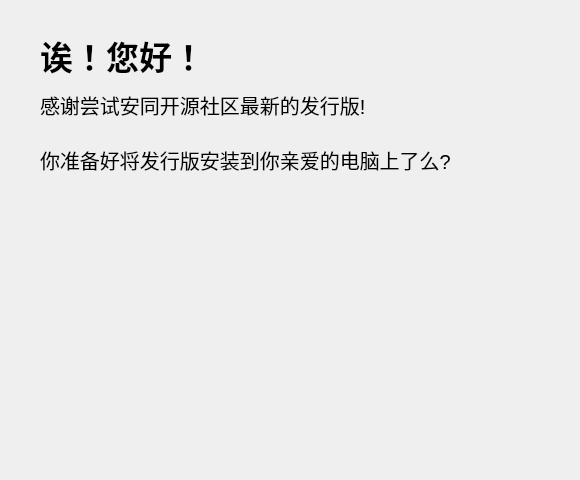
<?xml version="1.0" encoding="UTF-8"?>
<ui version="4.0">
 <class>GetStartTab</class>
 <widget class="QWidget" name="GetStartTab">
  <property name="geometry">
   <rect>
    <x>0</x>
    <y>0</y>
    <width>580</width>
    <height>480</height>
   </rect>
  </property>
  <property name="windowTitle">
   <string>Form</string>
  </property>
  <widget class="QLabel" name="label">
   <property name="geometry">
    <rect>
     <x>40</x>
     <y>30</y>
     <width>160</width>
     <height>50</height>
    </rect>
   </property>
   <property name="font">
    <font>
     <pointsize>25</pointsize>
     <weight>75</weight>
     <bold>true</bold>
    </font>
   </property>
   <property name="text">
    <string>诶！您好！</string>
   </property>
  </widget>
  <widget class="QLabel" name="label_2">
   <property name="geometry">
    <rect>
     <x>40</x>
     <y>90</y>
     <width>330</width>
     <height>30</height>
    </rect>
   </property>
   <property name="font">
    <font>
     <pointsize>15</pointsize>
    </font>
   </property>
   <property name="text">
    <string>感谢尝试安同开源社区最新的发行版!</string>
   </property>
  </widget>
  <widget class="QLabel" name="label_3">
   <property name="geometry">
    <rect>
     <x>40</x>
     <y>120</y>
     <width>420</width>
     <height>80</height>
    </rect>
   </property>
   <property name="font">
    <font>
     <pointsize>15</pointsize>
    </font>
   </property>
   <property name="text">
    <string>你准备好将发行版安装到你亲爱的电脑上了么?</string>
   </property>
  </widget>
 </widget>
 <resources/>
 <connections/>
</ui>
